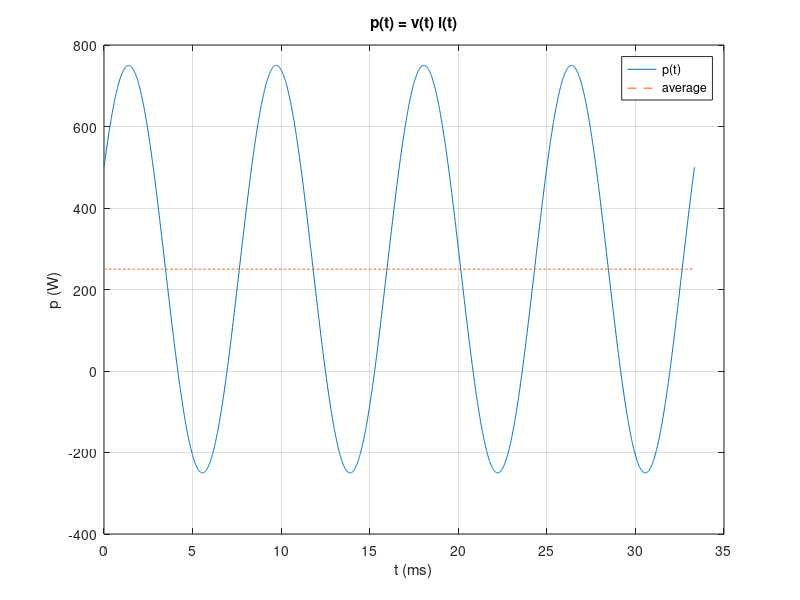

This chart was generated by the following MATLAB code:
% Circuits 1 — Instantaneous Power
%title: Instantaneous Power p(t) = v(t) i(t)
%ar-title: القدرة اللحظية
%lesson: c1-power-1
%course: circuits-1

%% The formula
%ar: p(t) = (VmIm/2) cos(θv − θi) + (VmIm/2) cos(2ωt + θv + θi). المثال: v = 100 cos(377t)، i = 10 cos(377t − 60°).
Vm = 100; Im = 10; w = 377; tv = 0; ti = -60;
A = Vm*Im/2; P = A*cosd(tv - ti);
fprintf('p(t) = %g + %g cos(%g t %+g deg) W\n', P, A, 2*w, tv + ti)
fprintf('max %g W, min %g W\n', P + A, P - A)

%% Multiply the waveforms point by point
%ar: نتحقق بضرب v(t) و i(t) عدديًا: القيمة المتوسطة 250 W، والقدرة سالبة جزءًا من الدورة (الحمل يعيد طاقة للمصدر).
t = linspace(0, 2*2*pi/w, 2000);
v = Vm*cos(w*t + tv*pi/180); i = Im*cos(w*t + ti*pi/180); p = v.*i;
plot(t*1e3, p, t*1e3, P*ones(size(t)), '--'); grid on; xlabel('t (ms)'); ylabel('p (W)'); title('p(t) = v(t) i(t)')
legend('p(t)', 'average'); 
fprintf('numerical average over one period = %.2f W\n', mean(p(1:1000)))

%%! Project idea: energy delivered in one period
%ar: مشروع: الطاقة المنقولة في دورة واحدة = تكامل p(t)، و = P × T. احسبها بـ trapz وقارن. ثم غيّر زاوية التيار من 0 إلى 90° وارسم P: تنزل إلى الصفر.
T = 2*pi/w; tt = linspace(0, T, 2001);
E = trapz(tt, Vm*cos(w*tt).*Im.*cos(w*tt - pi/3));
fprintf('energy per period = %.4f J, P*T = %.4f J\n', E, P*T)
